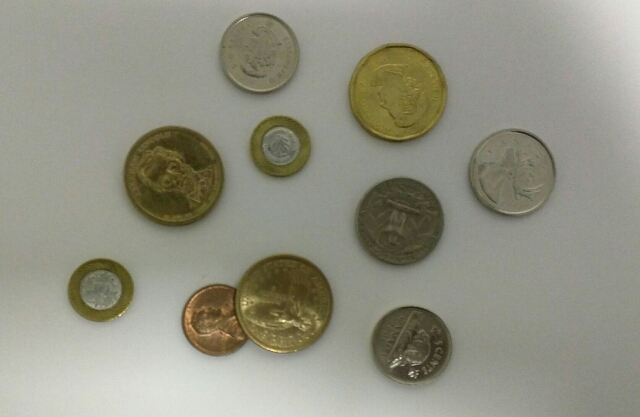
#> input picture edges/data/coins.jpg, 640 x 417 px
$ python hough_transform_mean_shift.py
#> lines starting #> are read from the running program, lines starting #| are printed output that depends on the picture; after the words box and inside, x2 and y2 are one past the last pixel; in counts of white or black regions, pixels touching at a corner belong together
import numpy as np
import cv2
import matplotlib.pyplot as plt
from matplotlib.patches import Circle
import os

"""
Task 2: Implement the Hough transform to detect circles in an image.
Task 3: Implement the mean shift algorithm and use it to find peaks in the Hough accumulator.
"""

def myHoughCircles(edges, min_radius, max_radius, threshold, min_dist, r_ssz, theta_ssz):
    """
    Args:
        edges: single-channel binary source image (e.g: edges)
        min_radius: minimum circle radius
        max_radius: maximum circle radius
        param threshold: minimum number of votes to consider a detection
        min_dist: minimum distance between two centers of the detected circles.
        r_ssz: stepsize of r
        theta_ssz: stepsize of theta
        return: list of detected circles as (a, b, r, v), accumulator as [r, y_c, x_c]
    """
    max_radius = min(max_radius, int(np.linalg.norm(edges.shape)))

    edges_points = np.array(np.nonzero(edges))
    h, w = edges.shape

    # Precompute
    thetas = np.arange(0, 360, theta_ssz) * np.pi / 180
    cos_thetas = np.cos(thetas)
    sin_thetas = np.sin(thetas)
    radii = np.arange(min_radius, max_radius, r_ssz)

    # 3D accumulator array: [radius_idx, y, x]
    accumulator = np.zeros((len(radii), h, w), dtype=np.int32)

    # Vectorized voting
    for i in range(edges_points.shape[1]):
        for r_idx, r in enumerate(radii):
            a = (edges_points[1][i] - r * cos_thetas).astype(int)
            b = (edges_points[0][i] - r * sin_thetas).astype(int)

            # Filter valid coordinates
            valid = (a >= 0) & (a < w) & (b >= 0) & (b < h)
            a_valid = a[valid]
            b_valid = b[valid]

            # Increment accumulator
            accumulator[r_idx, b_valid, a_valid] += 1

    # Find peaks in accumulator
    detected_circles = []
    for r_idx, r in enumerate(radii):
        coords = np.argwhere(accumulator[r_idx] > threshold)
        for b, a in coords:
            votes = accumulator[r_idx, b, a]
            detected_circles.append((a, b, r, votes))

    # Sort by votes
    detected_circles.sort(key=lambda x: -x[3])

    # Minimum distance between the centers of the detected circles should be larger than minDist
    if min_dist:
        circles_filtered = []
        for x, y, r, v in detected_circles:
            if all([(x - x1)**2 + (y - y1)**2 > min_dist**2 for x1, y1, _, _ in circles_filtered]):
                circles_filtered.append((x, y, r, v))

        detected_circles = circles_filtered

    return detected_circles, accumulator


def gaussian_kernel(distance, bandwidth):
    """
    Compute Gaussian kernel value.

    Args:
        distance: Euclidean distance
        bandwidth: Bandwidth parameter h

    Returns:
        Kernel value
    """
    return np.exp(-0.5 * (distance / bandwidth) ** 2)

def mean_shift_step(point, data, bandwidth, kernel_func=gaussian_kernel):
    """
    Perform one mean shift iteration step.

    Args:
        point: Current point position (numpy array)
        data: All data points (numpy array, shape: [n_points, n_dims])
        bandwidth: Bandwidth parameter (window radius)
        kernel_func: Kernel function to use

    Returns:
        new_point: Updated point position
        shift: Magnitude of shift
    """
    # Compute distances from current point to all data points
    distances = np.linalg.norm(data - point, axis=1)

    # Only consider points within the bandwidth window
    within_window = distances <= bandwidth

    # Compute kernel weights only for points within window
    weights = np.zeros(len(distances))
    weights[within_window] = kernel_func(distances[within_window], bandwidth)

    # Avoid division by zero
    total_weight = np.sum(weights)
    if total_weight < 1e-10:
        return point, 0.0

    # Compute weighted mean
    new_point = np.sum(weights[:, np.newaxis] * data, axis=0) / total_weight

    # Compute shift magnitude
    shift = np.linalg.norm(new_point - point)

    return new_point, shift

def mean_shift_converge(initial_point, data, bandwidth, max_iter=100, tol=1e-3):
    """
    Run mean shift until convergence.

    Args:
        initial_point: Starting point
        data: All data points
        bandwidth: Bandwidth parameter
        max_iter: Maximum number of iterations
        tol: Convergence tolerance (minimum shift)

    Returns:
        converged_point: Final converged position
        trajectory: List of positions during convergence
    """
    trajectory = [initial_point.copy()]
    current_point = initial_point.copy()

    for iteration in range(max_iter):
        new_point, shift = mean_shift_step(current_point, data, bandwidth)
        trajectory.append(new_point.copy())

        if shift < tol:
            break

        current_point = new_point

    return current_point, trajectory

def myMeanShift(accumulator, bandwidth=2.0, threshold=None):
    """
    Find peaks in Hough accumulator using mean shift.

    Args:
        accumulator: 3D Hough accumulator (n_radii, h, w)
        bandwidth: Bandwidth for mean shift
        threshold: Minimum value to consider (if None, use fraction of max)

    Returns:
        peaks: List of (x, y, r_idx, value) tuples
    """
    n_r, h, w = accumulator.shape

    # Set threshold
    if threshold is None:
        threshold = 0.4 * np.max(accumulator)

    # Find all points above threshold
    candidate_points = []
    for r_idx in range(n_r):
        y_coords, x_coords = np.where(accumulator[r_idx, :, :] >= threshold)
        for y, x in zip(y_coords, x_coords):
            value = accumulator[r_idx, y, x]
            candidate_points.append([int(x), int(y), int(r_idx), int(value)])

    if len(candidate_points) == 0:
        return []

    candidate_points = np.array(candidate_points)

    # Create feature space
    features = candidate_points[:, :3].copy().astype(float) # (n, 4) -> (n, 3)
    features[:, 0] = features[:, 0] / w  # Normalize x
    features[:, 1] = features[:, 1] / h  # Normalize y
    features[:, 2] = features[:, 2] / n_r  # Normalize r

    n_samples = min(200, len(features))
    sample_indices = np.random.choice(len(features), n_samples, replace=False)
    sampled_features = features[sample_indices]

    # Run mean shift from each sampled point
    converged_points = []
    for feature in sampled_features:
        converged, _ = mean_shift_converge(feature, features, bandwidth, max_iter=50)
        converged_points.append(converged)

    converged_points = np.array(converged_points)

    # Filtering peaks
    peaks = []
    used = np.zeros(len(converged_points), dtype=bool)

    for i, point in enumerate(converged_points):
        if used[i]:
            continue

        # Find all points close to this one
        distances = np.linalg.norm(converged_points - point, axis=1)
        cluster = distances < 0.2
        used[cluster] = True

        # Find original point with highest value in this cluster
        cluster_indices = sample_indices[cluster]
        best_idx = cluster_indices[np.argmax(candidate_points[cluster_indices, 3])]

        x, y, r_idx, value = candidate_points[best_idx]
        peaks.append((int(x), int(y), int(r_idx), value))

    # Sort by value
    peaks.sort(key=lambda p: p[3], reverse=True)

    return peaks


def visualize_detected_circles(img, circles):
    """
    Visualize detected circles on the original image.

    Args:
        img: Original image
        circles: List of (x, y, r, votes) tuples
    """
    fig, ax = plt.subplots(1, 1, figsize=(10, 10))
    for x, y, r, votes in circles:
        img = cv2.circle(img, (x,y), 1, (0,255,0), 3)  # center
        img = cv2.circle(img, (x,y), r, (0,0,255), 3)  # circle

    ax.imshow(cv2.cvtColor(img, cv2.COLOR_BGR2RGB))
    ax.set_title(f'Detected Circles: {len(circles)} circles found')
    plt.tight_layout()

    return fig

def visualize_accumulator(accumulator, radii, n_slices=4):
    """
    Visualize slices of the 3D accumulator for different radii.

    Args:
        accumulator: 3D accumulator array (h, w, n_radii)
        radii: Array of radius values
        n_slices: Number of slices to show
    """
    n_radii = accumulator.shape[0]
    indices = np.linspace(0, n_radii - 1, n_slices, dtype=int)

    fig, axes = plt.subplots(1, n_slices, figsize=(16, 4))

    for idx, ax in zip(indices, axes):
        im = ax.imshow(accumulator[idx, :, :], cmap='hot')
        ax.set_title(f'Radius = {radii[idx]:.1f}')
        plt.colorbar(im, ax=ax, fraction=0.046)

    plt.suptitle('Accumulator Slices for Different Radii')
    plt.tight_layout()

    return fig

def visualize_peak_radius(accumulator, radii, peak_idx=None):
    """
    Visualize the accumulator slice at the radius with maximum votes.

    Args:
        accumulator: 3D array of shape (num_radii, height, width)
        radii: 1D array of radius values
        peak_idx: Specific radius index to visualize. If None, uses radius with max votes
    """
    if peak_idx is None:
        peak_idx = np.argmax(np.max(accumulator, axis=(1, 2)))

    fig, ax = plt.subplots(figsize=(10, 8))
    im = ax.imshow(accumulator[peak_idx, :, :], cmap='hot', interpolation='nearest')
    ax.set_title(f'Accumulator at Peak Radius = {radii[peak_idx]:.1f} pixels', fontsize=14, pad=20)

    cbar = plt.colorbar(im, ax=ax, fraction=0.046, pad=0.04)
    cbar.set_label('Vote Count', rotation=270, labelpad=20)

    plt.tight_layout()
    return fig


def main():
    print("Hough Transform for Circle Detection")

    img_path = 'data/coins.jpg'

    if not os.path.exists(img_path):
        print(f"Error: {img_path} not found!")
        return

    # Load image and convert to grayscale
    img = cv2.imread(img_path)
#> img is the input picture: shape (417, 640, 3); mean B, G, R 130.6, 145.4, 145.8
    img_copy = img.copy()
    img_gray = cv2.cvtColor(img, cv2.COLOR_BGR2GRAY)
    print(f"\nLoaded image: {img_path}")
    print(f"Image size: {img_gray.shape}")
#| Image size: (417, 640)

    # Apply Canny edge detection
    print("\nApplying Canny edge detection...")
    img_gray = cv2.medianBlur(img_gray, 5)
    edges = cv2.Canny(img_gray, 50, 150)
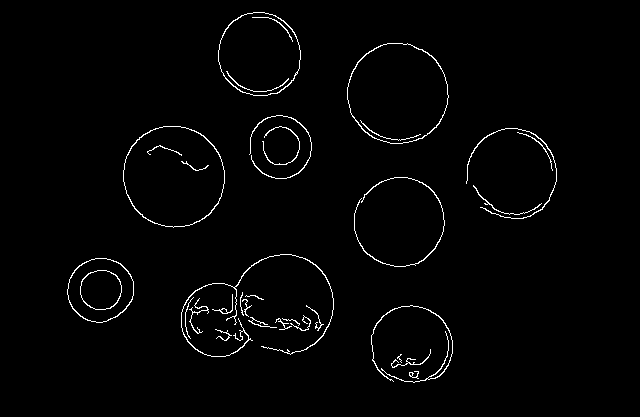
#> edges: shape (417, 640); 1.7% white in thin lines or dots, all inside (x1, y1, x2, y2) = (67, 12, 557, 383)

    # Detect circles - parameters tuned for coins image
    print("\nDetecting circles...")
    min_radius = 30
    max_radius = 100
    threshold = 40
    min_dist = img.shape[0]/8
#> min_dist = 52.12
    r_ssz = 1
    theta_ssz = 2

    detected_circles, accumulator = myHoughCircles(edges, min_radius, max_radius, threshold, min_dist, r_ssz, theta_ssz)
#> the loop in myHoughCircles, `for r_idx, r in enumerate(radii):` made 70 passes
#> coords on pass 26: [[180, 170], [309, 284]]
#> after the loop in myHoughCircles, `for r_idx, r in enumerate(radii):`: detected_circles = 1088 items, first 6: (279, 144, 30, 63), (278, 145, 30, 49), (279, 145, 30, 62), (280, 145, 30, 44), (281, 146, 30, 54), (279, 147, 30, 49)
#> the loop in myHoughCircles, `for x, y, r, v in detected_circles:` made 1088 passes
#> (x, y, r, v) on passes 1 to 3: (397, 93, 50, 124), (279, 146, 31, 117), (397, 92, 50, 115)
#> after the loop in myHoughCircles, `for x, y, r, v in detected_circles:`: circles_filtered = [(397, 93, 50, 124), (279, 146, 31, 117), (511, 173, 45, 107), (398, 221, 45, 105), (217, 319, 37, 103), (100, 290, 33, 97), (259, 53, 42, 96), (173, 175, 51, 95), (410, 343, 38, 89), (283, 303, 50, 86)]
#> in myHoughCircles, `detected_circles = circles_filtered`: detected_circles has the same summary as circles_filtered
#> detected_circles has the same summary as circles_filtered in myHoughCircles

    print(f"\nDetected {len(detected_circles)} circles")
#| Detected 10 circles
    for i, (x, y, r, votes) in enumerate(detected_circles):
        print(f"  Circle {i+1}: center=({x:.1f}, {y:.1f}), radius={r:.1f}, votes={votes:.0f}")
#> this loop made 10 passes
#|   Circle 1: center=(397.0, 93.0), radius=50.0, votes=124
#|   Circle 2: center=(279.0, 146.0), radius=31.0, votes=117
#|   Circle 3: center=(511.0, 173.0), radius=45.0, votes=107
#|   Circle 4: center=(398.0, 221.0), radius=45.0, votes=105
#|   Circle 5: center=(217.0, 319.0), radius=37.0, votes=103
#|   Circle 6: center=(100.0, 290.0), radius=33.0, votes=97
#|   Circle 7: center=(259.0, 53.0), radius=42.0, votes=96
#|   Circle 8: center=(173.0, 175.0), radius=51.0, votes=95
#> (further printed lines are left out)

    # Visualize detected circles
    os.makedirs('output/q2', exist_ok=True)
    save_path = 'output/q2/detected_circles_{}.png'.format(img_path.split('/')[-1].split('.')[0])
    fig = visualize_detected_circles(img, detected_circles)
#> the loop in visualize_detected_circles, `for x, y, r, votes in circles:` made 10 passes
#> after the loop in visualize_detected_circles, `for x, y, r, votes in circles:`:
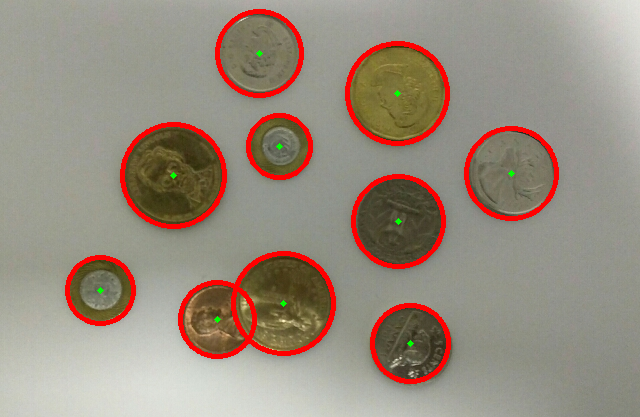
#> img: shape (417, 640, 3); mean B, G, R 126, 139.9, 152.6
    fig.savefig(save_path, dpi=150, bbox_inches='tight')
    plt.close(fig)

    # Visualize accumulator slices
    save_path2 = 'output/q2/accumulator_slices_{}.png'.format(img_path.split('/')[-1].split('.')[0])
    radii = np.arange(min_radius, max_radius, r_ssz)
    fig = visualize_accumulator(accumulator, radii)
    fig.savefig(save_path2, dpi=150, bbox_inches='tight')
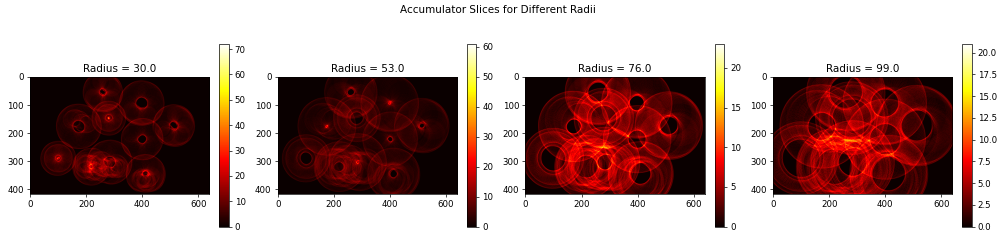
#> figure drawn by matplotlib, 8 panels
    plt.close(fig)

    # Visualize peak radius
    save_path2 = 'output/q2/peak_radius_accumulator_{}.png'.format(img_path.split('/')[-1].split('.')[0])
    fig = visualize_peak_radius(accumulator, radii)
#> in visualize_peak_radius, `peak_idx = np.argmax(np.max(accumulator, axis=(1, 2)))`: peak_idx = 20
    fig.savefig(save_path2, dpi=150, bbox_inches='tight')
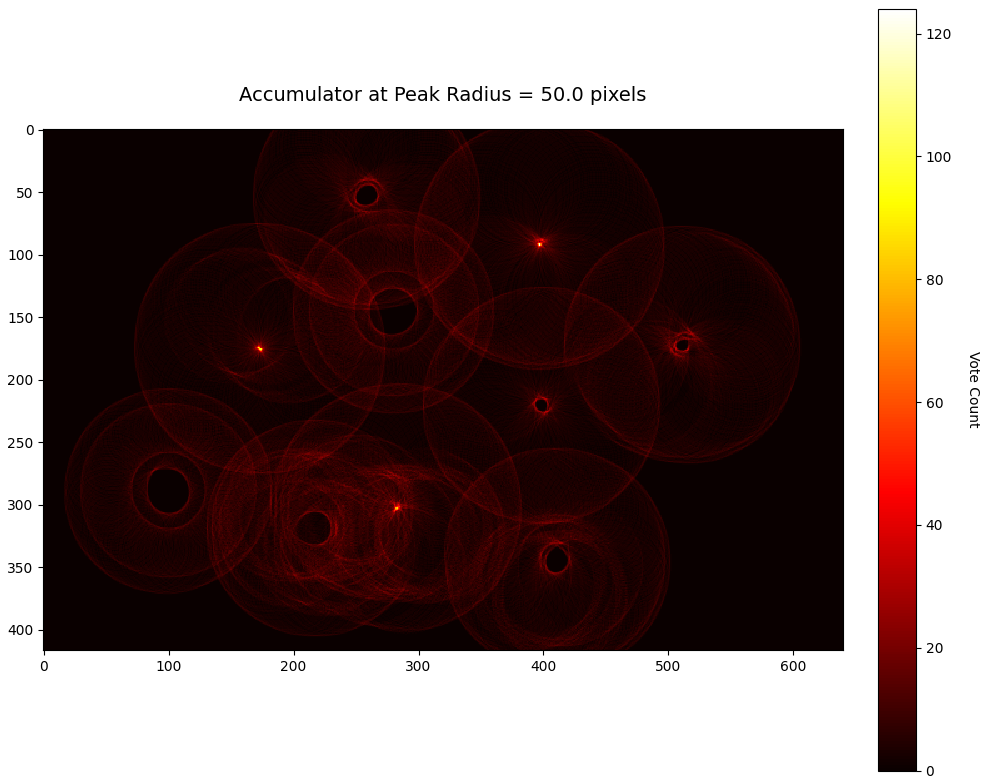
#> figure drawn by matplotlib, 2 panels
    plt.close(fig)


    print("=" * 70)
    print("Mean Shift for Peak Detection in Hough Accumulator")

    print("Applying mean shift to find peaks...")
    # Find peaks using mean shift
    peaks = myMeanShift(accumulator, bandwidth=0.05, threshold=0.4*np.max(accumulator))
#> the loop in myMeanShift, `for r_idx in range(n_r):` made 70 passes
#> (y_coords, x_coords) on passes 6, 17, 18, 23, 24: ([56, 318, 319, 319, 320, 321, 321, 321, 346, 346], [260, 215, 215, 219, 215, 216, 217, 218, 412, 417]), ([173, 173, 174, 174, 220, 223, 301], [509, 510, 510, 512, 397, 399, 280]), ([173, 174, 301], [508, 509, 281]), ([90, 94, 174, 174, 177, 177, 178, 306], [398, 395, 174, 175, 171, 172, 172, 283]), ([173, 173, 178, 307], [174, 175, 171, 284])
#> after the loop in myMeanShift, `for r_idx in range(n_r):`: candidate_points = 435 items, first 6: [279, 144, 0, 63], [279, 145, 0, 62], [281, 146, 0, 54], [281, 147, 0, 53], [279, 148, 0, 72], [280, 148, 0, 62]
#> in myMeanShift, `candidate_points = np.array(candidate_points)`: candidate_points = 435 rows, first 6: [279, 144, 0, 63], [279, 145, 0, 62], [281, 146, 0, 54], [281, 147, 0, 53], [279, 148, 0, 72], [280, 148, 0, 62]
#> in myMeanShift, `features = candidate_points[:, :3].copy().astype(float)`: features = 435 rows, first 8: [279, 144, 0], [279, 145, 0], [281, 146, 0], [281, 147, 0], [279, 148, 0], [280, 148, 0], [103, 287, 0], [102, 288, 0]
#> in myMeanShift, `n_samples = min(200, len(features))`: n_samples = 200
#> in myMeanShift, `sample_indices = np.random.choice(len(features), n_samples, replace=Fa..`: sample_indices = 200 values, max 434 at index 131, min 1 at index 30, mean 214.1
#> in myMeanShift, `sampled_features = features[sample_indices]`: sampled_features = 200 rows, first 8: [0.647, 0.827, 0.114], [0.402, 0.129, 0.186], [0.417, 0.705, 0.0286], [0.617, 0.221, 0.271], [0.269, 0.424, 0.314], [0.341, 0.782, 0], [0.406, 0.125, 0.186], [0.619, 0.221, 0.271]
#> the loop in myMeanShift, `for feature in sampled_features:` made 200 passes
#> converged on passes 1 to 3: [0.641, 0.825, 0.128], [0.404, 0.127, 0.142], [0.42, 0.703, 0.0421]
#> the loop in myMeanShift, `for i, point in enumerate(converged_points):` made 200 passes
#> point on passes 1 to 3: [0.641, 0.825, 0.128], [0.404, 0.127, 0.142], [0.42, 0.703, 0.0421]

    print(f"\nDetected {len(peaks)} peaks using mean shift")
#| Detected 10 peaks using mean shift
    for i, (x, y, r_idx, value) in enumerate(peaks):
        print(f"  Peak {i+1}: center=({x:.1f}, {y:.1f}), radius={radii[r_idx]:.1f}, value={value:.1f}")
        peaks[i] = (x, y, radii[r_idx], value) # update the actual radius for visualization
#> this loop made 10 passes
#> (x, y, r_idx, value) on passes 1 to 10: (279, 146, 1, 117), (398, 221, 15, 105), (217, 319, 7, 103), (259, 53, 12, 96), (172, 175, 20, 93), (410, 343, 8, 89), (283, 303, 20, 86), (511, 172, 14, 81), (100, 289, 3, 79), (396, 93, 20, 69)
#|   Peak 1: center=(279.0, 146.0), radius=31.0, value=117.0
#|   Peak 2: center=(398.0, 221.0), radius=45.0, value=105.0
#|   Peak 3: center=(217.0, 319.0), radius=37.0, value=103.0
#|   Peak 4: center=(259.0, 53.0), radius=42.0, value=96.0
#|   Peak 5: center=(172.0, 175.0), radius=50.0, value=93.0
#|   Peak 6: center=(410.0, 343.0), radius=38.0, value=89.0
#|   Peak 7: center=(283.0, 303.0), radius=50.0, value=86.0
#|   Peak 8: center=(511.0, 172.0), radius=44.0, value=81.0
#> (further printed lines are left out)

    # Visualize corresponding circles on original image
    os.makedirs('output/q3', exist_ok=True)
    fig = visualize_detected_circles(img_copy, peaks)
#> the loop in visualize_detected_circles (call 2), `for x, y, r, votes in circles:` made 10 passes
#> (x, y, r, votes) on passes 1 to 10: (279, 146, 31, 117), (398, 221, 45, 105), (217, 319, 37, 103), (259, 53, 42, 96), (172, 175, 50, 93), (410, 343, 38, 89), (283, 303, 50, 86), (511, 172, 44, 81), (100, 289, 33, 79), (396, 93, 50, 69)
#> pass 1, in visualize_detected_circles (call 2), `img = cv2.circle(img, (x,y), r, (0,0,255), 3)`:
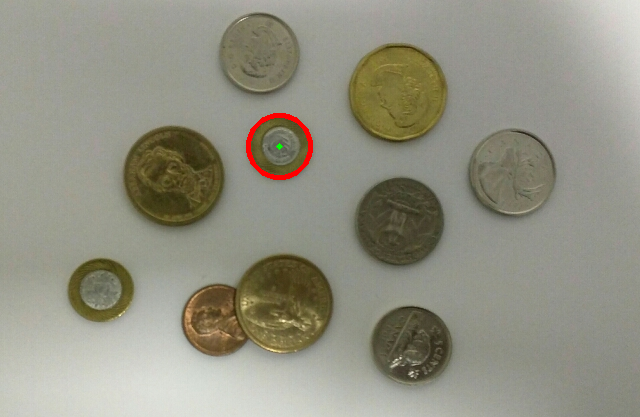
#> img: shape (417, 640, 3); mean B, G, R 130.3, 145, 146.3
#> pass 2, in visualize_detected_circles (call 2), `img = cv2.circle(img, (x,y), r, (0,0,255), 3)`:
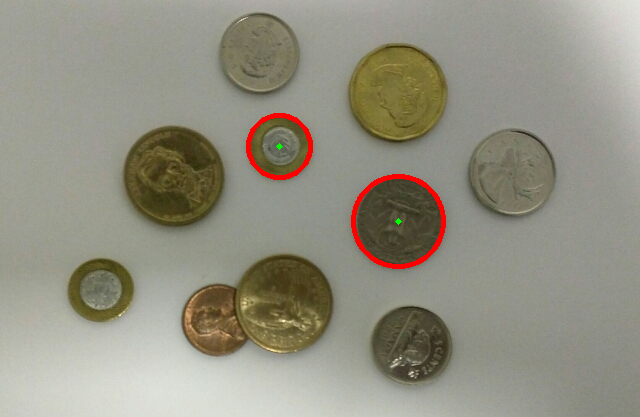
#> img: shape (417, 640, 3); mean B, G, R 129.8, 144.5, 147.1
#> after the loop in visualize_detected_circles (call 2), `for x, y, r, votes in circles:`:
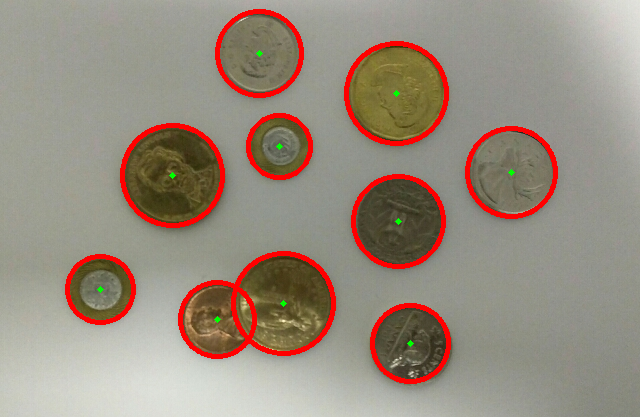
#> img: shape (417, 640, 3); 4.11% of pixels changed, all inside (x1, y1, x2, y2) = (65, 9, 558, 384)
    fig.savefig('output/q3/circles_from_meanshift.png', dpi=150, bbox_inches='tight')
    plt.close(fig)

if __name__ == "__main__":
    main()
